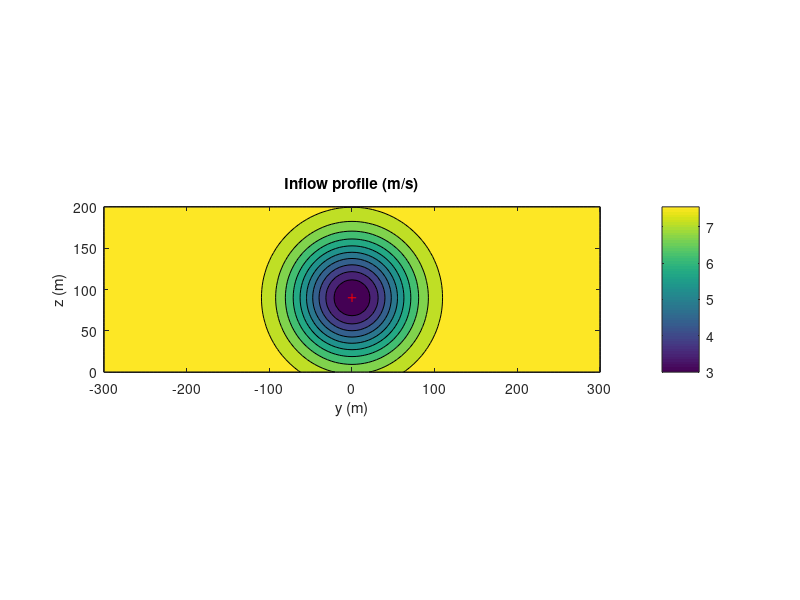

Here is the MATLAB script that generated this plot: (Note: this script raises an error after producing the figure.)
clear all; close all; clc;
addpath ..\bin

% Set up settings
T               = 276;          % Simulation duration [seconds]
u_mean          = 8.0;          % Freestream wind speed [m/s]
dt              = 0.125;        % Timestep for FAST simulations
Gaussian_A      = 5;            % Wake deficit in center [m/s]
Gaussian_omegay = 50;           % Spread for Gaussian wake shape
Gaussian_omegaz = 50;           % Spread for Gaussian wake shape
plotProfile     = true;         % Plot the inflow profiles (y,z)
HH              = 90.0;         % Hub height
inflowSetName   = 'onlyC2C';    % Destination folder name

% LUT coverage
zWake     = HH;          % Height of wake center
C2C_range = 0;%-200:20:200; % Range of center-to-center (wake-turbine) coverage for LUT 
% --- More stuff to add here ---


% Generate grid points
time  = [dt:dt:T];     % time
x     = u_mean*time;   % longitudinal dimension
y     = 300:-5:-300;   % lateral dimension (NOTE: MUST BE POSITIVE TO NEGATIVE)
z     = 0:5:200;       % vertical dimension
Nx    = length(x);     % Number of grid points x-
Ny    = length(y);     % Number of grid points y-
Nz    = length(z);     % Number of grid points z-
[Y,Z] = ndgrid(y,z);   % 2D grid points


% Make folder
mkdir(['inflowProfiles/' inflowSetName]);

% Generate 2D wind fields
% --- Need to add more loops for higher order LUT ---
for yWake = C2C_range % Lateral location of wake center
    wakeGrid = zeros(Ny,Nz); % Calculate wake deficit
    for dyi = 1:Ny
        dy = y(dyi)-yWake;
        for dzi = 1:Nz
            dz = z(dzi)-zWake;
            wakeGrid(dyi,dzi) = Gaussian_A * exp(-(  ((dy.^2)/(2*Gaussian_omegay^2) + (dz.^2)/(2*Gaussian_omegaz^2))  ));
            % https://en.wikipedia.org/wiki/Gaussian_function#Two-dimensional_Gaussian_function
        end;
    end;
    % Plot inflow profile (m/s)
    u_waked = u_mean*ones(Ny,Nz)-wakeGrid; % maybe add round(..,N)?
    
    if plotProfile
        clf; contourf(Y,Z,u_waked);
        axis equal; xlabel('y (m)'); ylabel('z (m)'); title('Inflow profile (m/s)');
        colorbar; zlabel('Velocity (m/s)'); hold on;
        plot(0,zWake,'r+');
        drawnow;
    end;
    
    % Copy and add turbulence to the slices
    TI = 0.0; % Currently 0. We have to think about time sampling and TI...
    [u_out,v_out,w_out] = deal(zeros(Nx,Ny,Nz));
    for i = 1:Nx
        u_out(i,:,:) = u_waked+u_waked*(TI*randn);
    end;
    
    % Save to external files for FAST usage (.wnd)
    % --- filename needs to be extended according to added dimensions to LUT ---
    filename = ['inflowProfiles/' inflowSetName '/Inflow_C2C' num2str(yWake) '_TI'  num2str(TI)];
    writebladed(filename,(u_out-u_mean)/u_mean,v_out,w_out,x,y,z,u_mean);
    fid = fopen([filename, '.sum'], 'wt'); % Write .sum file
    fprintf(fid, 'T\tCLOCKWISE\n');
    fprintf(fid, '%0.0f\tHUB HEIGHT\n\n', HH);
    fprintf(fid, '%0.3f\tUBAR\n', u_mean);
    fprintf(fid, '%0.3f\tTI(u)\n', 100);
    fprintf(fid, '%0.3f\tTI(v)\n', 100);
    fprintf(fid, '%0.3f\tTI(w)\n\n', 100);
    fprintf(fid, '0\tHEIGHT OFFSET');
    fclose(fid);
end;

% Save workspace for future use
save(['inflowProfiles/' inflowSetName '/workspace.mat']);